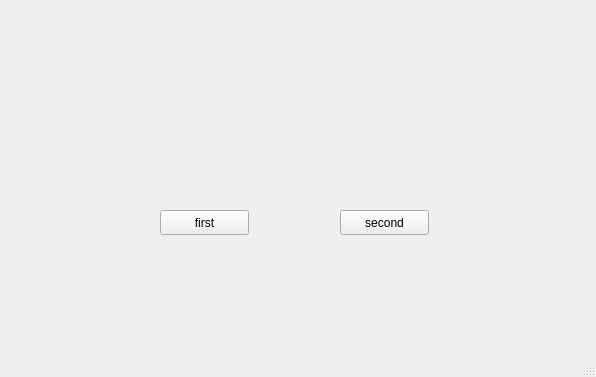
<?xml version="1.0" encoding="UTF-8"?>
<ui version="4.0">
 <class>MainWindow</class>
 <widget class="QMainWindow" name="MainWindow">
  <property name="geometry">
   <rect>
    <x>0</x>
    <y>0</y>
    <width>596</width>
    <height>377</height>
   </rect>
  </property>
  <property name="windowTitle">
   <string>MainWindow</string>
  </property>
  <widget class="QWidget" name="centralwidget">
   <widget class="QLabel" name="photo">
    <property name="geometry">
     <rect>
      <x>6</x>
      <y>6</y>
      <width>581</width>
      <height>181</height>
     </rect>
    </property>
    <property name="text">
     <string/>
    </property>
    <property name="pixmap">
     <pixmap>Screenshot from 2022-05-21 01-26-17.png</pixmap>
    </property>
    <property name="scaledContents">
     <bool>true</bool>
    </property>
   </widget>
   <widget class="QPushButton" name="first">
    <property name="geometry">
     <rect>
      <x>160</x>
      <y>210</y>
      <width>89</width>
      <height>25</height>
     </rect>
    </property>
    <property name="text">
     <string>first</string>
    </property>
   </widget>
   <widget class="QPushButton" name="second">
    <property name="geometry">
     <rect>
      <x>340</x>
      <y>210</y>
      <width>89</width>
      <height>25</height>
     </rect>
    </property>
    <property name="text">
     <string>second</string>
    </property>
   </widget>
  </widget>
  <widget class="QMenuBar" name="menubar">
   <property name="geometry">
    <rect>
     <x>0</x>
     <y>0</y>
     <width>596</width>
     <height>22</height>
    </rect>
   </property>
  </widget>
  <widget class="QStatusBar" name="statusbar"/>
 </widget>
 <resources/>
 <connections/>
</ui>
